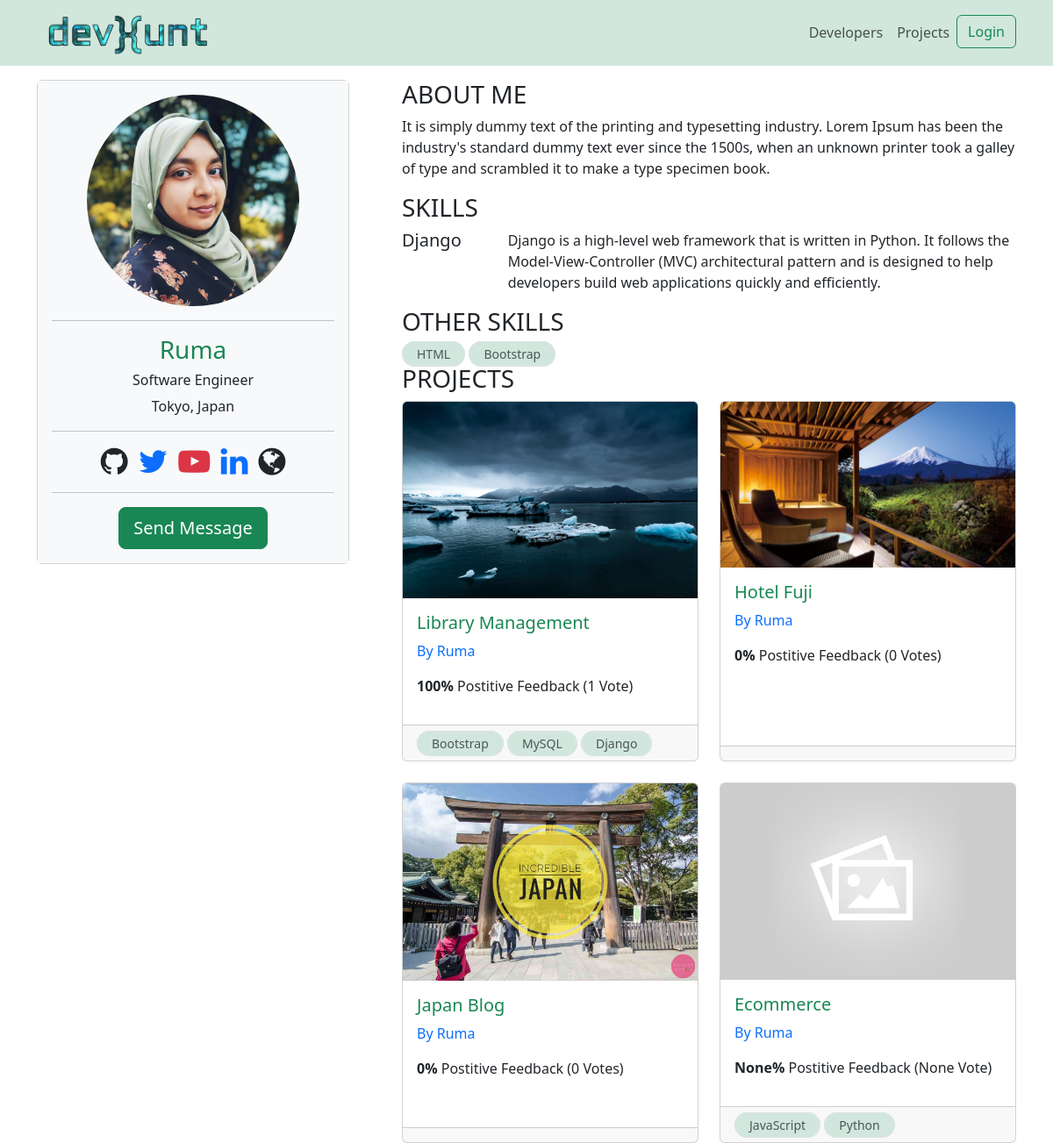
The app's page /profile/e279535e-5d8e-4931-a026-0008dad79f53/ with its own data.
### users/models.py (models this page shows, shortened)
class Profile(models.Model):
    user = models.OneToOneField(
        User, on_delete=models.CASCADE, blank=True, null=True)
    name = models.CharField(max_length=255, blank=True, null=True)
    email = models.EmailField(max_length=500, blank=True, null=True)
    username = models.CharField(max_length=255, blank=True, null=True)
    short_intro = models.CharField(max_length=200, blank=True, null=True)
    location = models.CharField(max_length=200, blank=True, null=True)
    bio = models.TextField(blank=True, null=True)
    profile_image = models.ImageField(
        blank=True, null=True, upload_to='profiles/', default='profiles/user-default.png')
    social_github = models.CharField(max_length=200, blank=True, null=True)
    social_twitter = models.CharField(max_length=200, blank=True, null=True)
    social_linkedin = models.CharField(max_length=200, blank=True, null=True)
    social_youtube = models.CharField(max_length=200, blank=True, null=True)
    social_website = models.CharField(max_length=200, blank=True, null=True)
    created_at = models.DateTimeField(auto_now_add=True)
    id = models.UUIDField(default=uuid.uuid4, unique=True,
                          primary_key=True, editable=False)

class Skill(models.Model):
    owner = models.ForeignKey(
        Profile, on_delete=models.CASCADE, null=True, blank=True)
    name = models.CharField(max_length=200, blank=True, null=True)
    description = models.TextField(null=True, blank=True)
    created_at = models.DateTimeField(auto_now_add=True)
    id = models.UUIDField(default=uuid.uuid4, unique=True,
                          primary_key=True, editable=False)

### projects/models.py (models this page shows, shortened)
class Project(models.Model):
    owner = models.ForeignKey(
        Profile, blank=True, null=True, on_delete=models.CASCADE)
    title = models.CharField(max_length=255)
    description = models.TextField(null=True, blank=True)
    featured_image = models.ImageField(
        null=True, blank=True, default='default.jpg')
    demo_link = models.CharField(max_length=200, null=True, blank=True)
    source_link = models.CharField(max_length=200, null=True, blank=True)
    tags = models.ManyToManyField('Tag', blank=True)
    vote_total = models.IntegerField(default=0, null=True, blank=True)
    vote_ratio = models.IntegerField(default=0, null=True, blank=True)
    created_at = models.DateTimeField(auto_now_add=True)
    id = models.UUIDField(default=uuid.uuid4, unique=True,
                          primary_key=True, editable=False)
    class Meta:
        ordering = ['-vote_total','-vote_ratio', 'title']

class Tag(models.Model):
    name = models.CharField(max_length=200)
    created_at = models.DateTimeField(auto_now_add=True)
    id = models.UUIDField(default=uuid.uuid4, unique=True,
                          primary_key=True, editable=False)

### users/views.py (the view)
# urls.py: path('profile/<str:pk>/', views.profile, name='profile'),
def profile(request, pk):
    profile = Profile.objects.get(id=pk)
    topskills = profile.skill_set.exclude(description__exact="")
    otherskills = profile.skill_set.filter(description="")
    context = {
        'profile': profile,
        'topskills': topskills,
        'otherskills': otherskills
    }
    return render(request, 'users/profile.html', context)

### users/templates/users/profile.html (shortened to what this page needs)
{% extends 'main.html' %}
{% block content %}
    <div class="container text-center mt-3">
        <div class="row">
          <div class="col-12 col-sm-12 col-md-4">
            <div class="card text-center mb-3" >
                <div class="card-body bg-light">
                    <img src="{{ profile.profile_image.url}}" class="rounded-circle w-75"  alt="Avatar" />
                    <hr>
                    <h3 class="card-title text-success">{{profile.name}}</h3>
                    <h6 class="card-text">{{ profile.short_intro }}</h6>
                    <p class="card-text">{{profile.location}}</p>
                    <hr>
                    <a href="#" class='text-dark mx-1'><i class="fa fa-github" style="font-size:36px"></i></a>
                    <a href="#" class='text-primary mx-1'><i class="fa fa-twitter" style="font-size:36px"></i></a>
                    <a href="#" class='text-danger mx-1'><i class="fa fa-youtube-play" style="font-size:36px"></i></i></a>
                    <a href="#" class='text-primary mx-1'><i class="fa fa-linkedin" style="font-size:36px"></i></a>
                    <a href="#" class='text-dark mx-1'><i class="fa fa-globe" style="font-size:36px"></i></i></a>
                    {% if profile.id != request.user.profile.id %}
                    <hr>
                    <a href="{% url 'create-message'  profile.id %}" class="btn btn-success btn-lg">Send Message</a>
                    {% endif %}
                </div>
              </div>
          </div>
            <div class="col-12 col-sm-12 col-md-8 ps-5 text-start">
                <div>
                    <h3>ABOUT ME</h3>
                    <p>{{ profile.bio}}</p>
                </div>
                <div>
                    <h3>SKILLS</h3>
                    {% for skill in topskills %}
                    <div class="row">
                        <div class="col-2">
                            <h5>{{ skill.name }}</h5>
                        </div>
                        <div class="col-10">
                            <p>{{ skill.description }}</p>
                        </div>
                    </div>
                    {% endfor %}
                </div>
                <div>
                    <h3>OTHER SKILLS</h3>
                    {% for skill in otherskills %}
                        <small class="border border-1 py-1 px-3  bg-success-subtle text-body-secondary rounded-pill">{{skill.name}}</small>
                    {% endfor %}
                </div>
                <div>
                    <h3>PROJECTS</h3>
                    <div class="row row-cols-1 row-cols-md-2 g-4">
                        {% for project in profile.project_set.all %}
                        <div class="col">
                            <a class="text-decoration-none " href="{% url 'single-project' project.id %}" >
                                <div class="card h-100 ">
                                    <img src="{{project.featured_image.url}}" class="card-img-top" alt="...">
                                    <div class="card-body">
                                        <h5 class="text-success card-title ">{{project.title}}</h5>
                                        <p><a class="text-decoration-none" href="{% url 'profile' project.owner.id %}">By {{ project.owner.name }}</a></p>
                                        <p class="">
                                            <span style="font-weight: bold;">{{project.vote_ratio}}%</span> Postitive
                                            Feedback ({{project.vote_total}} Vote{{project.vote_total|pluralize:"s"}})
                                        </p>
                                    </div>
                                    <div class="card-footer">
                                        {% for tag in project.tags.all|slice:"3" %}
                                            <small class="border border-1 py-1 px-3  bg-success-subtle text-body-secondary rounded-pill">{{tag.name}}</small>
                                        {% endfor %}
                                    </div>
                                </div>
                            </a>
                        </div>
                        {% endfor %}
                    </div>
                </div>
            </div>
        </div>
    </div>
{% endblock content %}

### records on screen
Profile: profile_image (picture), name "Ruma", short_intro "Software Engineer", location "Tokyo, Japan", bio "It is simply dummy text of the printing and typesetting industry. Lorem Ipsum has been the industry's standard dummy text ever since the 1500s, when an unknown printer took a galley of type and scrambled it to make a type specimen book."
Skill: name "Django", description "Django is a high-level web framework that is written in Python. It follows the Model-View-Controller (MVC) architectural pattern and is designed to help developers build web applications quickly and efficiently."
Skill: name "HTML"
Skill: name "Bootstrap"
Project: featured_image (picture), title "Library Management", owner.name "Ruma", vote_ratio "100", vote_total "1"
Tag: name "Bootstrap"
Tag: name "MySQL"
Tag: name "Django"
Project: featured_image (picture), title "Hotel Fuji", owner.name "Ruma", vote_ratio "0", vote_total "0"
Project: featured_image (picture), title "Japan Blog", owner.name "Ruma", vote_ratio "0", vote_total "0"
Project: featured_image (placeholder picture), title "Ecommerce", owner.name "Ruma", vote_ratio "None", vote_total "None"
Tag: name "JavaScript"
Tag: name "Python"
